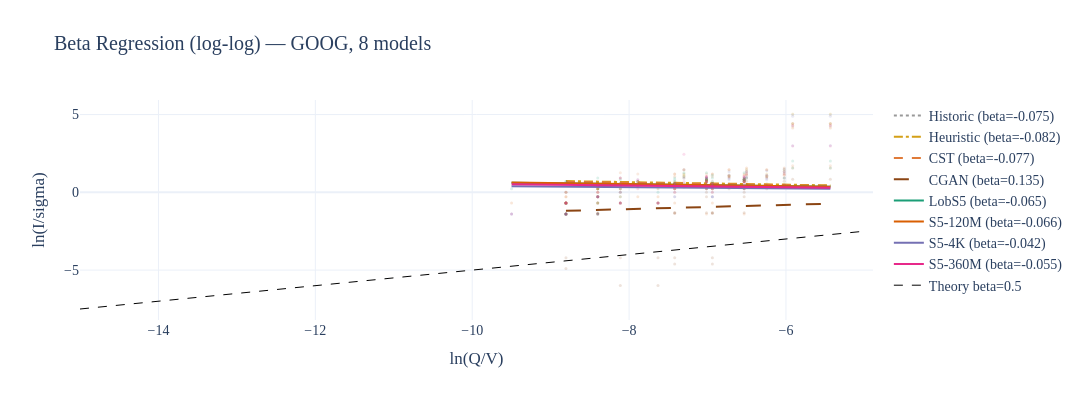

The cell this chart's notebook holds for it:
### Code cell
# ── Beta Regression Lines ─────────────────────────────────────────
fig = go.Figure()
for label, rd in R_impact.items():
    pc = extract_point_cloud(rd['data'], rd['grid'])
    if pc.empty: continue
    res = compute_global_beta(pc)
    meta = MODEL_META.get(label, {})
    x = np.log(pc['Q'].values / 1e6)
    y = np.log(pc['I'].values / 1.0)
    fig.add_trace(go.Scatter(x=x, y=y, mode='markers', name=label,
        marker=dict(size=3, color=meta.get('color', '#888'), opacity=0.15), showlegend=False))
    x_line = np.array([x.min(), x.max()])
    fig.add_trace(go.Scatter(x=x_line, y=res['beta'] * x_line, mode='lines',
        name=f"{label} (beta={res['beta']:.3f})",
        line=dict(color=meta.get('color', '#888'), dash=meta.get('dash', 'solid'), width=2)))
x_th = np.array([-15, -5])
fig.add_trace(go.Scatter(x=x_th, y=0.5 * x_th, mode='lines', name='Theory beta=0.5',
    line=dict(color='black', dash='dash', width=1)))
fig.update_layout(title=f'Beta Regression (log-log) — {STOCK}, 8 models',
    template=TEMPLATE, font=FONT,
    xaxis_title='ln(Q/V)', yaxis_title='ln(I/sigma)', width=FULL_W, height=FIG_H)
fig.show()
save_fig(fig, 'beta_regression_8m')
